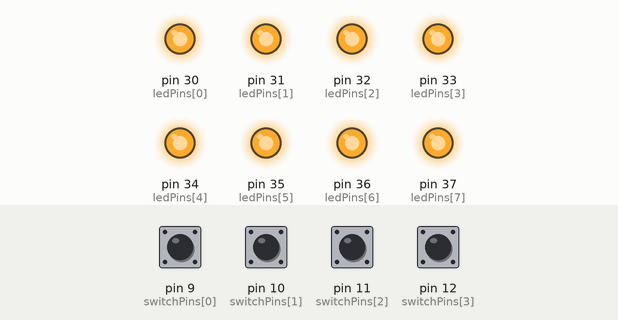
Recording of a sketch running on a simulated Arduino Mega 2560, built with avr-gcc and run on an emulated ATmega2560. Parts: output pins drawn as LEDs (lit = HIGH). Dashed ring = blinking. The test bench sets the inputs (shaded band); at power-on: pin 9 (switchPins[0]), pin 10 (switchPins[1]), pin 11 (switchPins[2]), pin 12 (switchPins[3]) HIGH.

Above: at 1.2 s.
1.3 s: pin 9 (switchPins[0]) pulled LOW for 0.15 s
At 2.3 s:
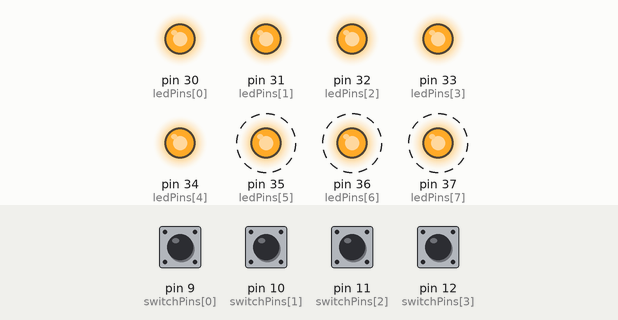
4.3 s: pin 10 (switchPins[1]) pulled LOW for 0.15 s
At 5.4 s:
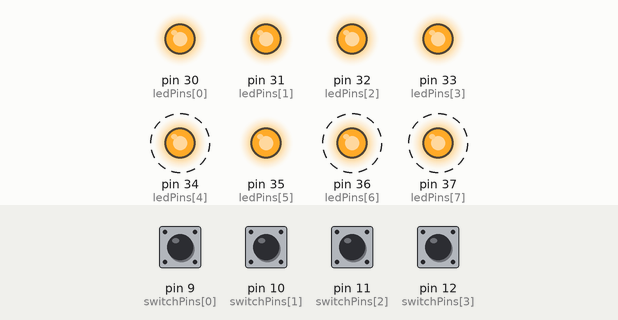
7.3 s: pin 11 (switchPins[2]) pulled LOW for 0.15 s
At 8.4 s:
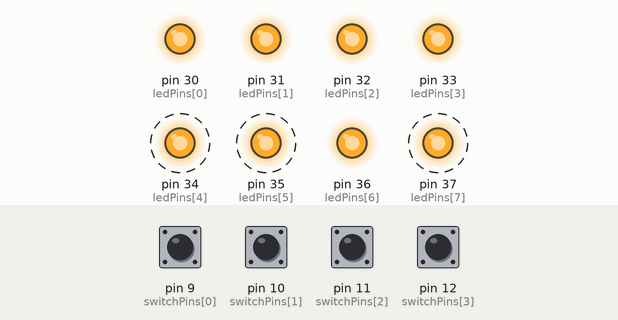
10.3 s: pin 12 (switchPins[3]) pulled LOW for 0.15 s
At 11.4 s:
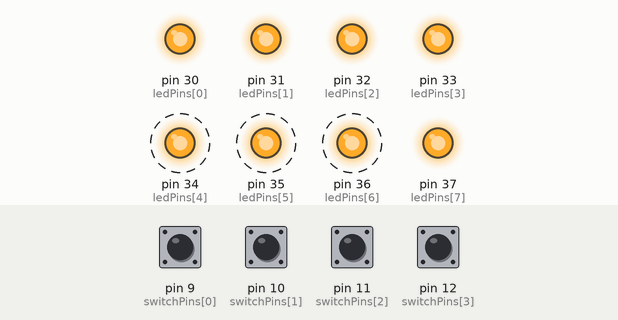
13.3 s: pin 9 (switchPins[0]) pulled LOW for 1 s
At 14.16 s:
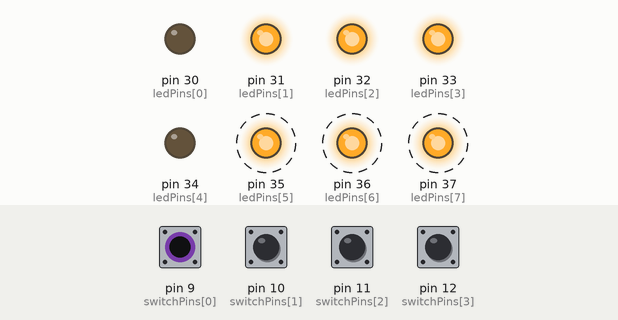
16.3 s: pin 10 (switchPins[1]) pulled LOW for 1 s
At 17.16 s:
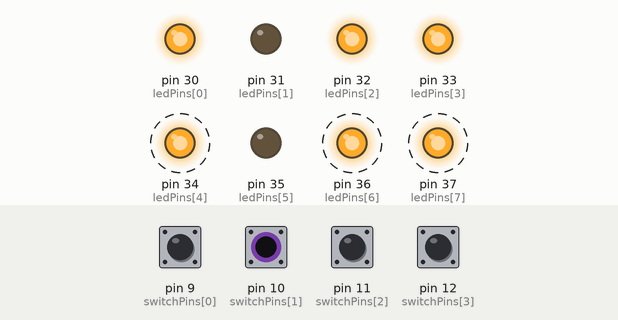
Timing chart, 0 to 20.3 s (numbered marks = the images above; inputs shaded):
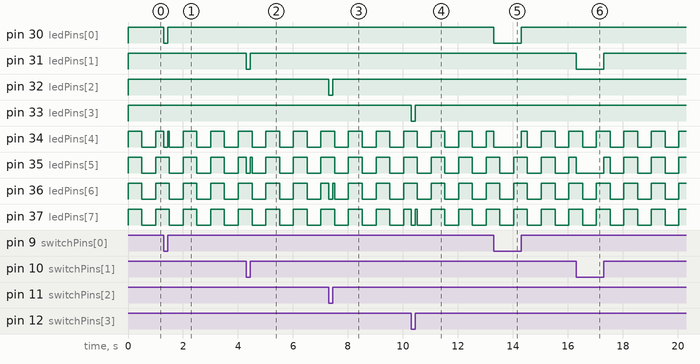

Measured:
- after the input at 1.3 s, pin 30 (ledPins[0]): HIGH → LOW at once, → HIGH 0.15 s later
- after the input at 4.3 s, pin 31 (ledPins[1]): HIGH → LOW at once, → HIGH 0.15 s later
- after the input at 7.3 s, pin 32 (ledPins[2]): HIGH → LOW at once, → HIGH 0.15 s later
- after the input at 10.3 s, pin 33 (ledPins[3]): HIGH → LOW at once, → HIGH 0.15 s later
- after the input at 13.3 s, pin 30 (ledPins[0]): HIGH → LOW at once, → HIGH 1.0 s later
- after the input at 16.3 s, pin 31 (ledPins[1]): HIGH → LOW at once, → HIGH 1.0 s later
- by itself, pin 34 (ledPins[4]), pin 36 (ledPins[6]), pin 37 (ledPins[7]): alternates HIGH for 0.50 s and LOW for 0.50 s

The sketch:

lab1_pt4.ino
```cpp
#define LED_COUNT 8
#define SWITCH_COUNT 4

#define BLINKING_LED_INDEX 4

int ledPins[LED_COUNT] = {30, 31, 32, 33, 34, 35, 36, 37};
int switchPins[SWITCH_COUNT] = {9, 10, 11, 12};


void setup() {
  for(int i = 0; i < LED_COUNT; i++) {
    pinMode(ledPins[i], OUTPUT);
  }

  for(int i = 0; i < SWITCH_COUNT; i++) {
    pinMode(switchPins[i], INPUT);
  }
}

bool lightUp = false;
unsigned long nextTime = 0;

void loop() {
  // Update first 4 leds
  for(int i = 0; i < SWITCH_COUNT; i++) {
    digitalWrite(ledPins[i], digitalRead(switchPins[i]));   // read the input pin
  }

  // Update next 4 leds
  for(int i = 0; i < SWITCH_COUNT; i++) {
    // Blinking light index is the index of the first LED that needs to blink
    int pin = ledPins[i + BLINKING_LED_INDEX];

    // Check if pin is lit up
    if(lightUp) {
      digitalWrite(pin, digitalRead(switchPins[i]));   // read the input pin
    } else {
      digitalWrite(pin, LOW);   // read the input pin
    }
  }

  if(millis() > nextTime) {
    nextTime = millis() + 500;
    lightUp = !lightUp;
  }
}
```
